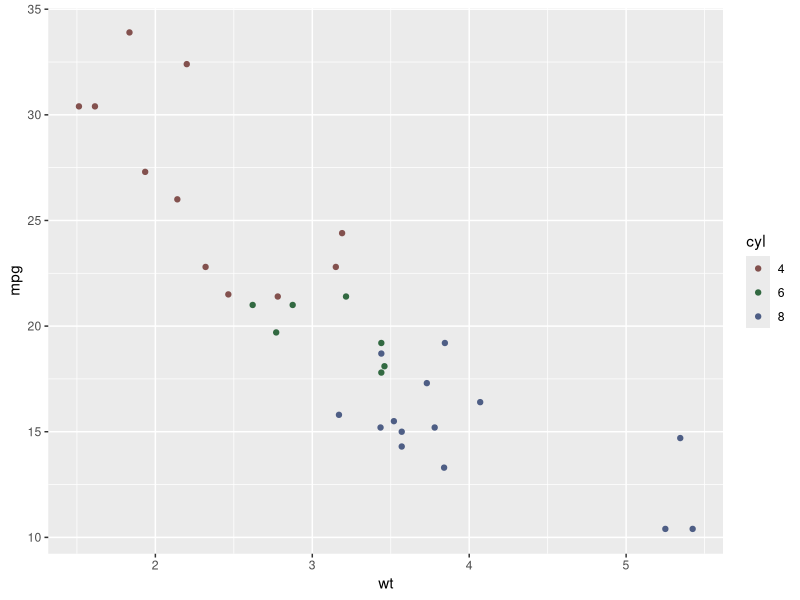

R code for this plot:
library(ggplot2)

head(ToothGrowth) # Data Set di Default


# Convert dose and cyl columns from numeric to factor variables
ToothGrowth$dose <- as.factor(ToothGrowth$dose)
mtcars$cyl <- as.factor(mtcars$cyl)


# Scatter plot
sp<-ggplot(mtcars, aes(x=wt, y=mpg, color=cyl)) + geom_point()
p2 <-sp + scale_color_hue(l=40, c=35)
p2
